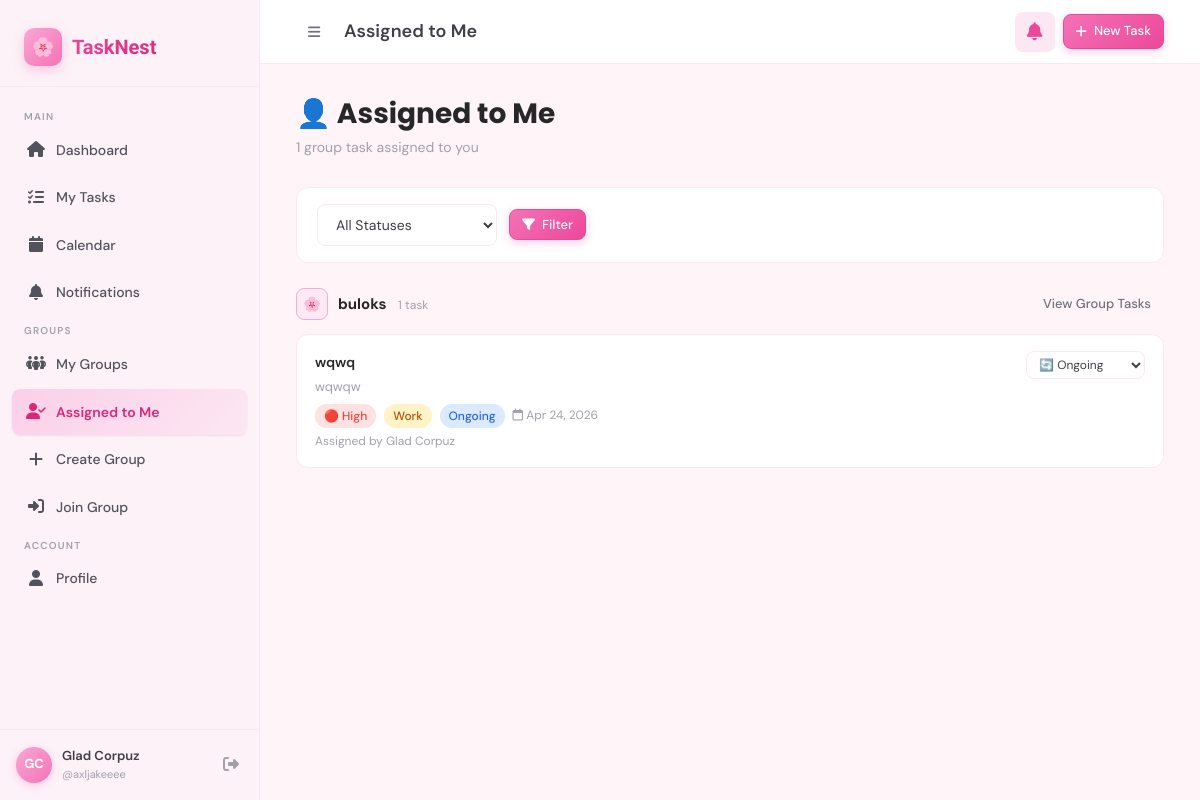
The app's page /groups/assigned/ (signed in) with its own data.
### accounts/models.py (models this page shows, shortened)
class Profile(models.Model):
    user = models.OneToOneField(User, on_delete=models.CASCADE, related_name='profile')
    avatar_color = models.CharField(max_length=20, default='#f9a8d4')
    bio = models.TextField(blank=True)
    created_at = models.DateTimeField(auto_now_add=True)
    def get_initials(self):
        name = self.user.get_full_name()
        if name:
            parts = name.split()
            return ''.join([p[0].upper() for p in parts[:2]])
        return self.user.username[:2].upper()

### groups_app/models.py (models this page shows, shortened)
class Group(models.Model):
    name = models.CharField(max_length=100)
    description = models.TextField(blank=True)
    created_by = models.ForeignKey(User, on_delete=models.CASCADE, related_name='created_groups')
    invite_code = models.CharField(max_length=12, unique=True, editable=False)
    created_at = models.DateTimeField(auto_now_add=True)
    cover_color = models.CharField(max_length=20, default='#fda4af')
    class Meta:
        ordering = ['-created_at']

class GroupTask(models.Model):
    PRIORITY_CHOICES = [('low', 'Low'), ('medium', 'Medium'), ('high', 'High')]
    CATEGORY_CHOICES = [
        ('school', 'School'), ('work', 'Work'),
        ('personal', 'Personal'), ('urgent', 'Urgent'),
    ]
    STATUS_CHOICES = [
        ('pending', 'Pending'), ('ongoing', 'Ongoing'), ('completed', 'Completed'),
    ]
    group = models.ForeignKey(Group, on_delete=models.CASCADE, related_name='tasks')
    created_by = models.ForeignKey(User, on_delete=models.CASCADE, related_name='created_group_tasks')
    assigned_to = models.ForeignKey(
        User, on_delete=models.SET_NULL, null=True, blank=True, related_name='assigned_group_tasks'
    )
    title = models.CharField(max_length=200)
    description = models.TextField(blank=True)
    due_date = models.DateField()
    priority = models.CharField(max_length=10, choices=PRIORITY_CHOICES, default='medium')
    category = models.CharField(max_length=20, choices=CATEGORY_CHOICES, default='work')
    status = models.CharField(max_length=20, choices=STATUS_CHOICES, default='pending')
    created_at = models.DateTimeField(auto_now_add=True)
    updated_at = models.DateTimeField(auto_now=True)
    class Meta:
        ordering = ['due_date', '-priority']
    def is_overdue(self):
        from django.utils import timezone
        return self.due_date < timezone.now().date() and self.status != 'completed'

### groups_app/views.py (the view)
# urls.py: path('assigned/', views.assigned_tasks, name='assigned_tasks'),
@login_required
def assigned_tasks(request):
    tasks = GroupTask.objects.filter(
        assigned_to=request.user
    ).select_related('group', 'created_by').order_by('due_date')
    status_filter = request.GET.get('status', '')
    if status_filter:
        tasks = tasks.filter(status=status_filter)
    return render(request, 'groups_app/assigned_tasks.html', {
        'tasks': tasks,
        'status_filter': status_filter,
        'statuses': GroupTask.STATUS_CHOICES,
    })

### tasks/context_processors.py (called while the page is built)
def notifications_processor(request):
    if request.user.is_authenticated:
        unread_count = Notification.objects.filter(user=request.user, is_read=False).count()
        recent_notifications = Notification.objects.filter(user=request.user)[:5]
        today = timezone.now().date()
        upcoming = Task.objects.filter(
            user=request.user,
            due_date__gte=today,
            due_date__lte=today + timezone.timedelta(days=3),
            status__in=['pending', 'ongoing']
        ).order_by('due_date')[:3]
        return {
            'unread_notif_count': unread_count,
            'recent_notifications': recent_notifications,
            'upcoming_tasks': upcoming,
        }
    return {}

### templates/groups_app/assigned_tasks.html (shortened to what this page needs)
{% extends 'base.html' %}
{% block topbar_title %}Assigned to Me{% endblock %}
{% block content %}
<div class="page-header">
  <div class="page-header-left">
    <h1 class="page-title">👤 Assigned to Me</h1>
    <p class="page-subtitle">{{ tasks.count }} group task{{ tasks.count|pluralize }} assigned to you</p>
  </div>
</div>
<form method="get" class="filter-bar" style="margin-bottom:20px;">
  <select name="status" class="form-control" style="max-width:180px;">
    <option value="">All Statuses</option>
  </select>
  <button type="submit" class="btn btn-primary btn-sm"><i class="fa-solid fa-filter"></i> Filter</button>
</form>
{% if tasks %}
  {% regroup tasks by group as tasks_by_group %}
  {% for group_obj in tasks_by_group %}
  <div style="display:flex;align-items:center;gap:10px;margin:24px 0 12px;">
    <div style="width:32px;height:32px;border-radius:8px;background:{{ group_obj.grouper.cover_color }}25;border:1.5px solid {{ group_obj.grouper.cover_color }};display:flex;align-items:center;justify-content:center;font-size:14px;">🌸</div>
    <div>
      <a href="{% url 'group_detail' group_obj.grouper.pk %}" style="font-weight:700;font-size:15px;color:var(--gray-800);text-decoration:none;">
        {{ group_obj.grouper.name }}
      </a>
      <span style="font-size:12px;color:var(--text-muted);margin-left:8px;">{{ group_obj.list|length }} task{{ group_obj.list|length|pluralize }}</span>
    </div>
    <a href="{% url 'group_task_list' group_obj.grouper.pk %}" class="btn btn-ghost btn-sm" style="margin-left:auto;">
      View Group Tasks
    </a>
  </div>
  {% for task in group_obj.list %}
  <div class="task-item {% if task.status == 'completed' %}completed-task{% endif %}" id="atask-{{ task.pk }}">
    <div style="flex:1;">
      <div class="task-title">{{ task.title }}</div>
      {% if task.description %}
      <div style="font-size:13px;color:var(--text-muted);margin-top:2px;white-space:nowrap;overflow:hidden;text-overflow:ellipsis;max-width:480px;">{{ task.description }}</div>
      {% endif %}
      <div class="task-meta" style="margin-top:6px;">
        <span class="badge badge-{{ task.priority }}">
          {% if task.priority == 'high' %}🔴{% elif task.priority == 'medium' %}🟡{% else %}🟢{% endif %}
          {{ task.get_priority_display }}
        </span>
        <span class="badge badge-{{ task.category }}">{{ task.get_category_display }}</span>
        <span class="badge badge-{{ task.status }}">{{ task.get_status_display }}</span>
        <span class="task-date {% if task.is_overdue %}overdue{% endif %}">
          <i class="fa-regular fa-calendar"></i> {{ task.due_date|date:"M j, Y" }}
        </span>
      </div>
      <div style="font-size:12px;color:var(--text-muted);margin-top:4px;">
        Assigned by {{ task.created_by.get_full_name|default:task.created_by.username }}
      </div>
    </div>
    <form method="post" action="{% url 'group_task_update_status' group_obj.grouper.pk task.pk %}" id="astatus-{{ task.pk }}">
      <select name="status" class="form-control" style="font-size:12px;padding:4px 8px;max-width:130px;" onchange="document.getElementById('astatus-{{ task.pk }}').submit()">
        <option value="ongoing"   {% if task.status == 'ongoing' %}selected{% endif %}>🔄 Ongoing</option>
      </select>
    </form>
  </div>
  {% endfor %}
  {% endfor %}
{% endif %}
{% endblock %}

### templates/base.html (shortened to what this page needs)
<!DOCTYPE html>
<html lang="en">
<head>
  {% load static %}
  <link rel="stylesheet" href="{% static 'css/main.css' %}">
  <link rel="stylesheet" href="https://cdnjs.cloudflare.com/ajax/libs/font-awesome/6.5.0/css/all.min.css">
</head>
<body>
<div class="app-wrapper">
  <aside class="sidebar" id="sidebar">
    <div class="sidebar-logo">
      <div class="logo-mark">
        <div class="logo-icon">🌸</div>
        <span class="logo-text">TaskNest</span>
      </div>
    </div>
    <nav class="sidebar-nav">
      <span class="nav-section-label">Main</span>
      <a href="{% url 'dashboard' %}" class="nav-item {% if request.resolver_match.url_name == 'dashboard' %}active{% endif %}">
        <span class="nav-icon"><i class="fa-solid fa-house"></i></span>
        Dashboard
      </a>
      <a href="{% url 'task_list' %}" class="nav-item {% if request.resolver_match.url_name == 'task_list' %}active{% endif %}">
        <span class="nav-icon"><i class="fa-solid fa-list-check"></i></span>
        My Tasks
      </a>
      <a href="{% url 'calendar' %}" class="nav-item {% if request.resolver_match.url_name == 'calendar' %}active{% endif %}">
        <span class="nav-icon"><i class="fa-solid fa-calendar"></i></span>
        Calendar
      </a>
      <a href="{% url 'notifications' %}" class="nav-item {% if request.resolver_match.url_name == 'notifications' %}active{% endif %}">
        <span class="nav-icon"><i class="fa-solid fa-bell"></i></span>
        Notifications
      </a>
      <span class="nav-section-label">Groups</span>
      <a href="{% url 'group_list' %}" class="nav-item {% if 'group' in request.resolver_match.url_name and request.resolver_match.url_name != 'assigned_tasks' %}active{% endif %}">
        <span class="nav-icon"><i class="fa-solid fa-people-group"></i></span>
        My Groups
      </a>
      <a href="{% url 'assigned_tasks' %}" class="nav-item {% if request.resolver_match.url_name == 'assigned_tasks' %}active{% endif %}">
        <span class="nav-icon"><i class="fa-solid fa-user-check"></i></span>
        Assigned to Me
      </a>
      <a href="{% url 'group_create' %}" class="nav-item {% if request.resolver_match.url_name == 'group_create' %}active{% endif %}">
        <span class="nav-icon"><i class="fa-solid fa-plus"></i></span>
        Create Group
      </a>
      <a href="{% url 'group_join' %}" class="nav-item {% if request.resolver_match.url_name == 'group_join' %}active{% endif %}">
        <span class="nav-icon"><i class="fa-solid fa-right-to-bracket"></i></span>
        Join Group
      </a>
      <span class="nav-section-label">Account</span>
      <a href="{% url 'profile' %}" class="nav-item {% if request.resolver_match.url_name == 'profile' %}active{% endif %}">
        <span class="nav-icon"><i class="fa-solid fa-user"></i></span>
        Profile
      </a>
    </nav>
    <div class="sidebar-user">
      <div class="user-avatar">
        {% if request.user.profile %}{{ request.user.profile.get_initials }}{% else %}{{ request.user.username|slice:":2"|upper }}{% endif %}
      </div>
      <div class="user-info">
        <div class="user-name">{{ request.user.get_full_name|default:request.user.username }}</div>
        <div class="user-role">@{{ request.user.username }}</div>
      </div>
      <a href="{% url 'logout' %}" class="sidebar-logout" title="Logout">
        <i class="fa-solid fa-right-from-bracket"></i>
      </a>
    </div>
  </aside>
  <div class="main-content">
    <header class="topbar">
      <div class="flex items-center gap-3">
        <button class="btn btn-ghost btn-icon d-lg-none" id="sidebarToggle">
          <i class="fa-solid fa-bars"></i>
        </button>
        <span class="topbar-title">{% block topbar_title %}TaskNest{% endblock %}</span>
      </div>
      <div class="topbar-actions">
        <a href="{% url 'notifications' %}" class="notif-btn">
          <i class="fa-solid fa-bell"></i>
        </a>
        <a href="{% url 'task_create' %}" class="btn btn-primary btn-sm">
          <i class="fa-solid fa-plus"></i> New Task
        </a>
      </div>
    </header>
    <div class="page-body">
      {% block content %}{% endblock %}
    </div>
  </div>
</div>
</body>
</html>

### records on screen
Group: grouper.name "buloks", list|length "1"
GroupTask: title "wqwq", description "wqwqw", priority "High", category "Work", status "Ongoing", due_date "Apr 24, 2026", created_by.get_full_name "Glad Corpuz", status "🔄 Ongoing"

### other values on screen
{{ request.user.profile.get_initials }} "GC"
{{ request.user.get_full_name|default:request.user.username }} "Glad Corpuz"
{{ request.user.username }} "axljakeeee"
{{ tasks.count }} "1"
